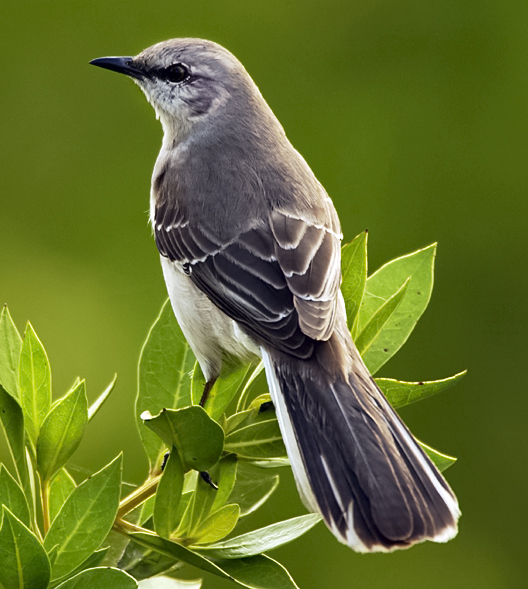
#> input picture CV/HSU/PhamNgocNghi_ 22403289_W9/test.png, 528 x 589 px
$ jupyter execute 'PhamNgocNghi_ 22403289_W9.ipynb'
#> lines starting #> are read from the running program, lines starting #| are printed output that depends on the picture; after the words box and inside, x2 and y2 are one past the last pixel; in counts of white or black regions, pixels touching at a corner belong together
# 1. Import image

[cell 1]
import cv2
import matplotlib.pyplot as plt

img = cv2.imread("test.png")
#> img is the input picture: shape (589, 528, 3); mean B, G, R 42.7, 112.1, 99.5

if img is None:
    print("Không tìm thấy ảnh!")
else:
    img_rgb = cv2.cvtColor(img, cv2.COLOR_BGR2RGB)
    plt.imshow(img_rgb)
    plt.axis("off")
    plt.show()

# 2. Image Resizing

[cell 2]
import cv2
import numpy as np
import matplotlib.pyplot as plt

image = cv2.imread('test.png')
image_rgb = cv2.cvtColor(image, cv2.COLOR_BGR2RGB)
scale_factor_1 = 3.0
scale_factor_2 = 1/3.0
height, width = image_rgb.shape[:2]
#> height = 589; width = 528
new_height = int(height * scale_factor_1)
#> new_height = 1767
new_width = int(width * scale_factor_1)
#> new_width = 1584

zoomed_image = cv2.resize(src =image_rgb,
                          dsize=(new_width, new_height),
                          interpolation=cv2.INTER_CUBIC)

new_height1 = int(height * scale_factor_2)
#> new_height1 = 196
new_width1 = int(width * scale_factor_2)
#> new_width1 = 176
scaled_image = cv2.resize(src= image_rgb,
                          dsize =(new_width1, new_height1),
                          interpolation=cv2.INTER_AREA)

fig, axs = plt.subplots(1, 3, figsize=(10, 4))
axs[0].imshow(image_rgb)
axs[0].set_title('Original Image Shape:'+str(image_rgb.shape))
axs[1].imshow(zoomed_image)
axs[1].set_title('Zoomed Image Shape:'+str(zoomed_image.shape))
axs[2].imshow(scaled_image)
axs[2].set_title('Scaled Image Shape:'+str(scaled_image.shape))

for ax in axs:
    ax.set_xticks([])
    ax.set_yticks([])

plt.tight_layout()
plt.show()

# 3. Image Rotation

[cell 3]
import cv2
import matplotlib.pyplot as plt
img = cv2.imread('test.png')
image_rgb = cv2.cvtColor(img, cv2.COLOR_BGR2RGB)
center = (image_rgb.shape[1] // 2, image_rgb.shape[0] // 2)
#> center = (264, 294)
angle = 30
scale = 1
rotation_matrix = cv2.getRotationMatrix2D(center, angle, scale)
rotated_image = cv2.warpAffine(image_rgb, rotation_matrix, (img.shape[1], img.shape[0]))
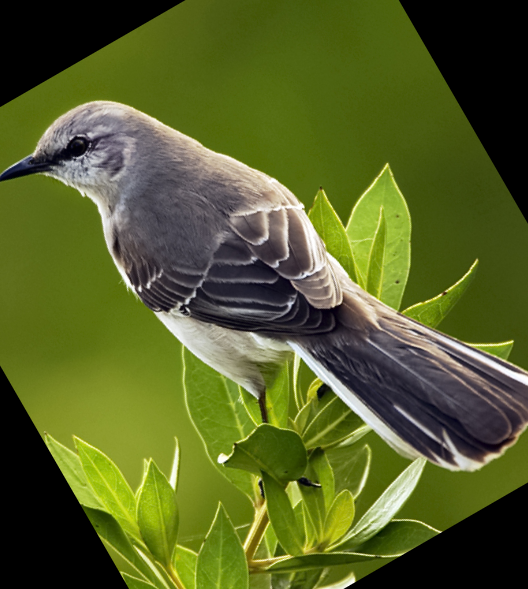
#> rotated_image: shape (589, 528, 3); mean R, G, B 86, 95.9, 39.2

fig, axs = plt.subplots(1, 2, figsize=(7, 4))
axs[0].imshow(image_rgb)
axs[0].set_title('Original Image')
axs[1].imshow(rotated_image)
axs[1].set_title('Image Rotation')
for ax in axs:
    ax.set_xticks([])
    ax.set_yticks([])

plt.tight_layout()
plt.show()
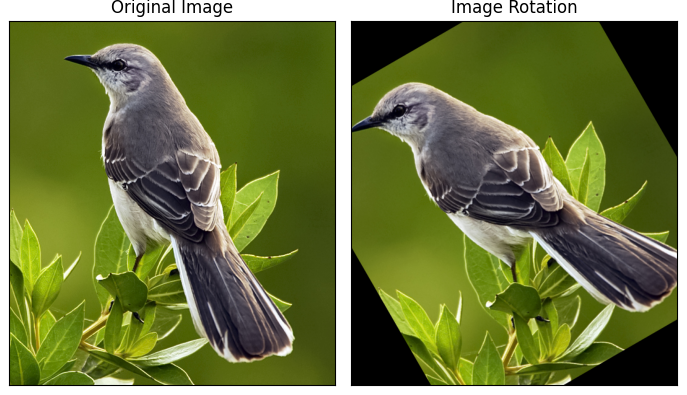
#> figure drawn by matplotlib, 2 panels

# 4. Image Translation

[cell 4]
import cv2
import matplotlib.pyplot as plt
import numpy as np

img = cv2.imread('test.png')
image_rgb = cv2.cvtColor(img, cv2.COLOR_BGR2RGB)
width, height = image_rgb.shape[1], image_rgb.shape[0]

tx, ty = 100, 70
translation_matrix = np.array([[1, 0, tx], [0, 1, ty]], dtype=np.float32)
translated_image = cv2.warpAffine(image_rgb, translation_matrix, (width, height))
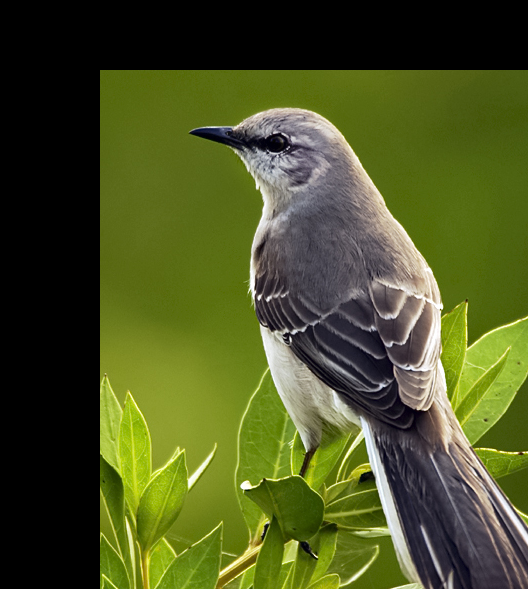
#> translated_image: shape (589, 528, 3); mean R, G, B 75.4, 83.6, 35.3

fig, axs = plt.subplots(1, 2, figsize=(7, 4))
axs[0].imshow(image_rgb), axs[0].set_title('Original Image')
axs[1].imshow(translated_image), axs[1].set_title('Image Translation')

for ax in axs:
    ax.set_xticks([]), ax.set_yticks([])

plt.tight_layout()
plt.show()

<!-- 123 -->

# 5. Image Shearing

[cell 5]
import cv2
import numpy as np
import matplotlib.pyplot as plt

image = cv2.imread('test.png')
image_rgb = cv2.cvtColor(image, cv2.COLOR_BGR2RGB)
width, height = image_rgb.shape[1], image_rgb.shape[0]

shearX, shearY = -0.15, 0
transformation_matrix = np.array([[1, shearX, 0], [0, 1, shearY]], dtype=np.float32)
sheared_image = cv2.warpAffine(image_rgb, transformation_matrix, (width, height))
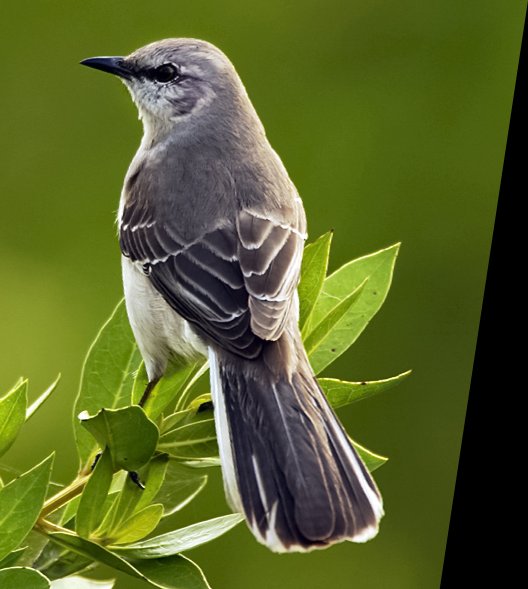
#> sheared_image: shape (589, 528, 3); mean R, G, B 89.6, 100.4, 40.6

fig, axs = plt.subplots(1, 2, figsize=(7, 4))
axs[0].imshow(image_rgb), axs[0].set_title('Original Image')
axs[1].imshow(sheared_image), axs[1].set_title('Sheared Image')

for ax in axs:
    ax.set_xticks([]), ax.set_yticks([])

plt.tight_layout()
plt.show()

# 6. Image Normalization

[cell 6]
import cv2
import numpy as np
import matplotlib.pyplot as plt

image = cv2.imread('test.png')
image_rgb = cv2.cvtColor(image, cv2.COLOR_BGR2RGB)
b, g, r = cv2.split(image_rgb)
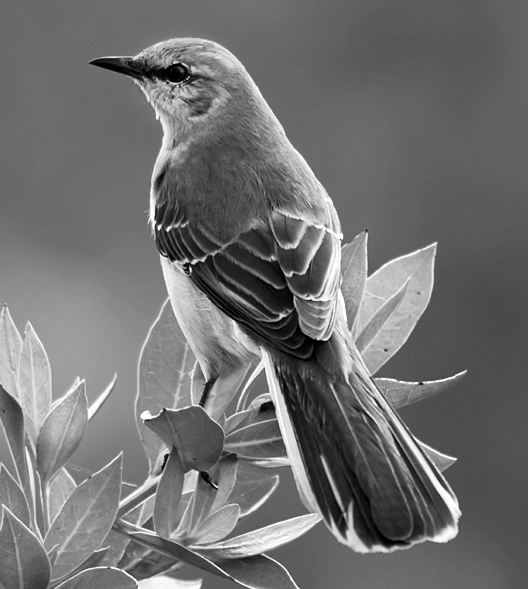
#> g: shape (589, 528); min 0, max 255, mean 112.1
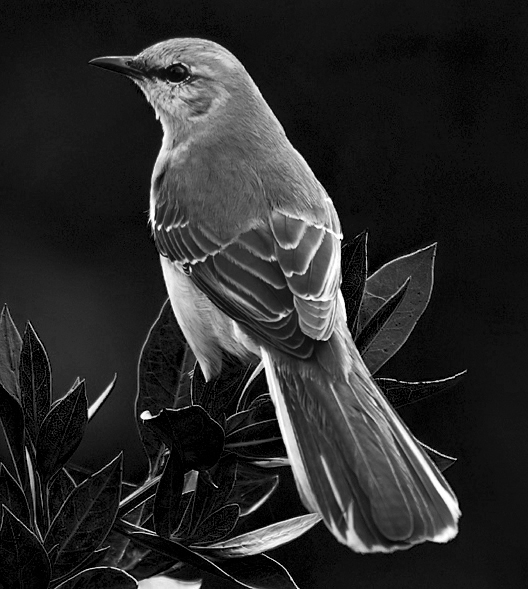
#> r: shape (589, 528); min 0, max 255, mean 42.7

b_normalized = cv2.normalize(b.astype('float'), None, 0, 1, cv2.NORM_MINMAX)
g_normalized = cv2.normalize(g.astype('float'), None, 0, 1, cv2.NORM_MINMAX)
r_normalized = cv2.normalize(r.astype('float'), None, 0, 1, cv2.NORM_MINMAX)

normalized_image = cv2.merge((b_normalized, g_normalized, r_normalized))
print(normalized_image[:, :, 0])
#> (printed output is left out)

plt.imshow(normalized_image)
plt.xticks([]),
plt.yticks([]),
plt.title('Normalized Image')
plt.show()

# 7. Edge detection of Image

[cell 7]
import cv2
import numpy as np
import matplotlib.pyplot as plt

img = cv2.imread('test.png')
image_rgb = cv2.cvtColor(img, cv2.COLOR_BGR2RGB)
edges = cv2.Canny(image_rgb, 100, 700)
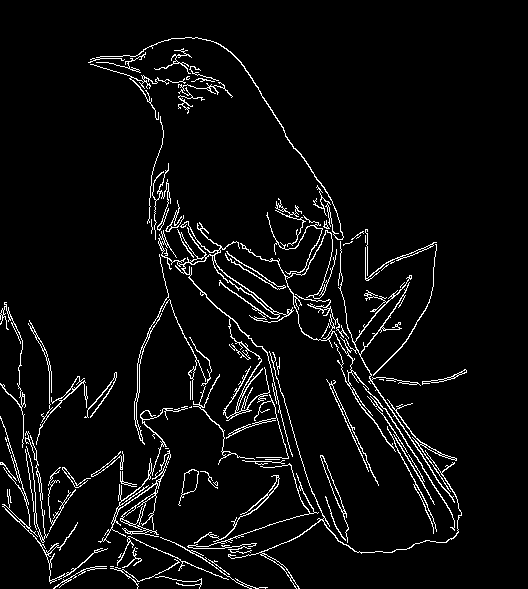
#> edges: shape (589, 528); 4.9% white in thin lines or dots, all inside (x1, y1, x2, y2) = (0, 37, 467, 589)

fig, axs = plt.subplots(1, 2, figsize=(7, 4))
axs[0].imshow(image_rgb), axs[0].set_title('Original Image')
axs[1].imshow(edges), axs[1].set_title('Image Edges')

for ax in axs:
    ax.set_xticks([]), ax.set_yticks([])

plt.tight_layout()
plt.show()

# 8. Image Blurring

[cell 8]
import cv2
import numpy as np
import matplotlib.pyplot as plt

image = cv2.imread('test.png')
image_rgb = cv2.cvtColor(image, cv2.COLOR_BGR2RGB)
blurred = cv2.GaussianBlur(image, (3, 3), 0)
blurred_rgb = cv2.cvtColor(blurred, cv2.COLOR_BGR2RGB)

fig, axs = plt.subplots(1, 2, figsize=(7, 4))
axs[0].imshow(image_rgb), axs[0].set_title('Original Image')
axs[1].imshow(blurred_rgb), axs[1].set_title('Blurred Image')

for ax in axs:
    ax.set_xticks([]), ax.set_yticks([])

plt.tight_layout()
plt.show()

# 9. Morphological Image Processing

[cell 9]
import cv2
import numpy as np
import matplotlib.pyplot as plt

image = cv2.imread('test.png')
image_gray = cv2.cvtColor(image, cv2.COLOR_BGR2GRAY)
kernel = np.ones((3, 3), np.uint8)

dilated = cv2.dilate(image_gray, kernel, iterations=2)
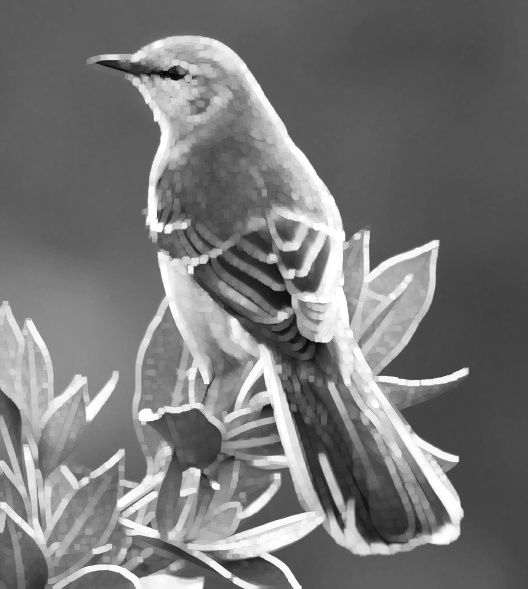
#> dilated: shape (589, 528); min 3, max 255, mean 119.2
eroded = cv2.erode(image_gray, kernel, iterations=2)
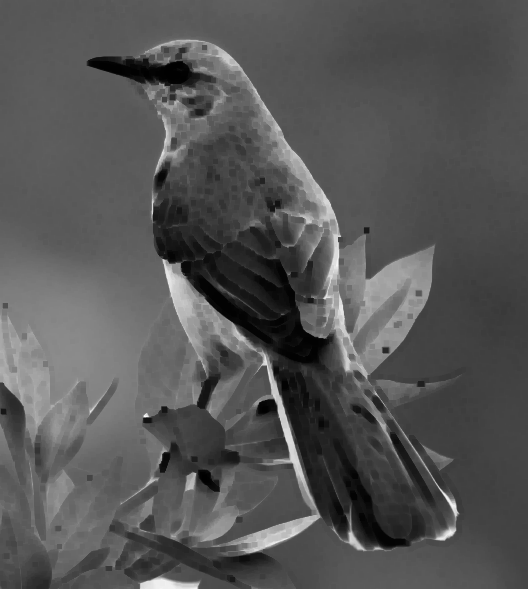
#> eroded: shape (589, 528); min 0, max 251, mean 85.2
opening = cv2.morphologyEx(image_gray, cv2.MORPH_OPEN, kernel)
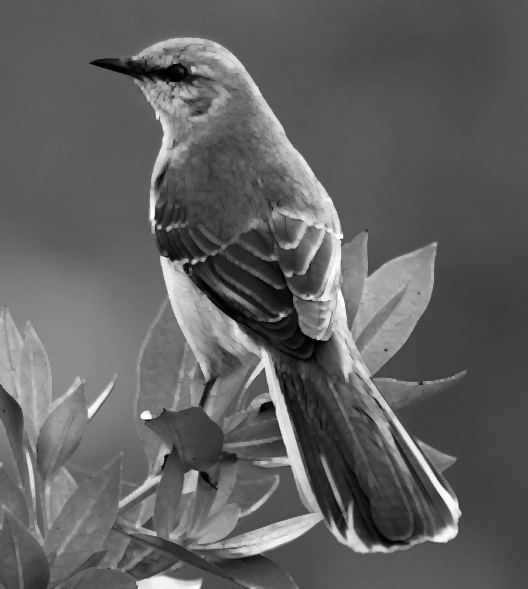
#> opening: shape (589, 528); min 0, max 254, mean 96.7
closing = cv2.morphologyEx(image_gray, cv2.MORPH_CLOSE, kernel)

fig, axs = plt.subplots(2, 2, figsize=(7, 7))
axs[0, 0].imshow(dilated, cmap='Greys'), axs[0, 0].set_title('Dilated Image')
axs[0, 1].imshow(eroded, cmap='Greys'), axs[0, 1].set_title('Eroded Image')
axs[1, 0].imshow(opening, cmap='Greys'), axs[1, 0].set_title('Opening')
axs[1, 1].imshow(closing, cmap='Greys'), axs[1, 1].set_title('Closing')

for ax in axs.flatten():
    ax.set_xticks([]), ax.set_yticks([])

plt.tight_layout()
plt.show()
